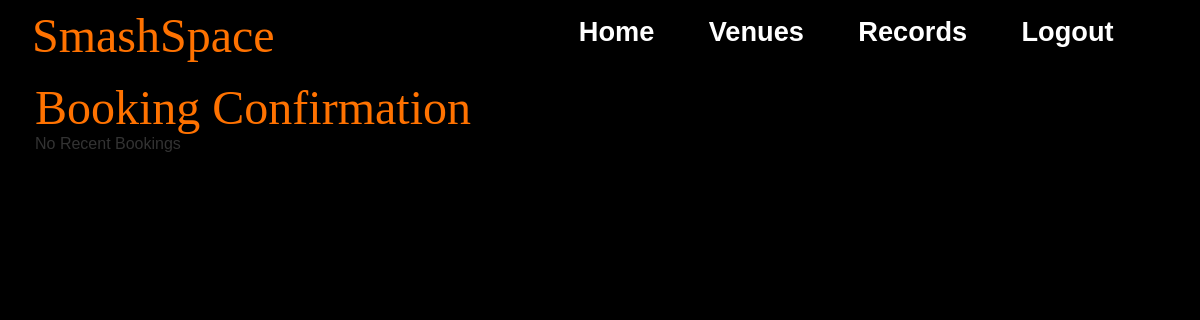
The page /records (signed in) on the database as committed earlier.
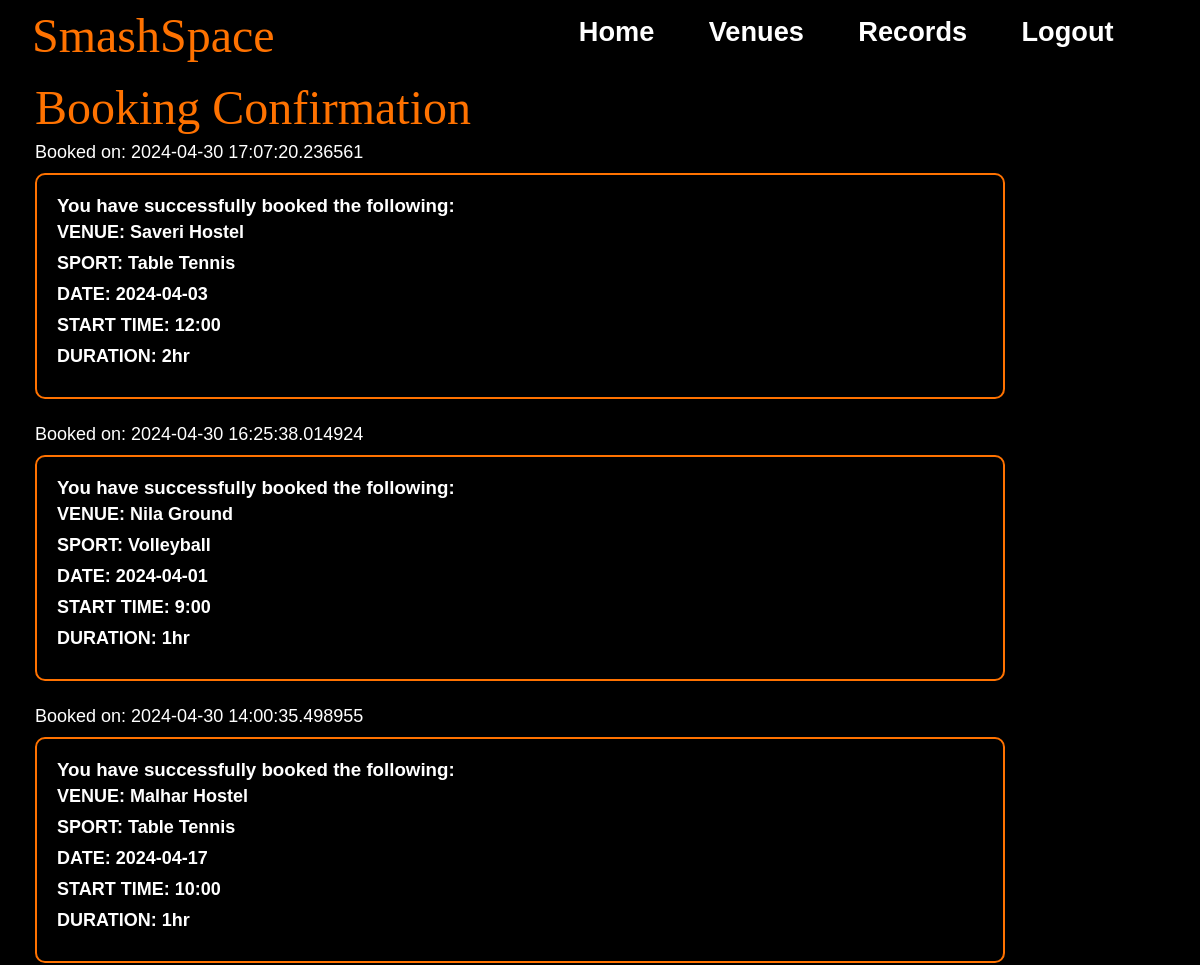
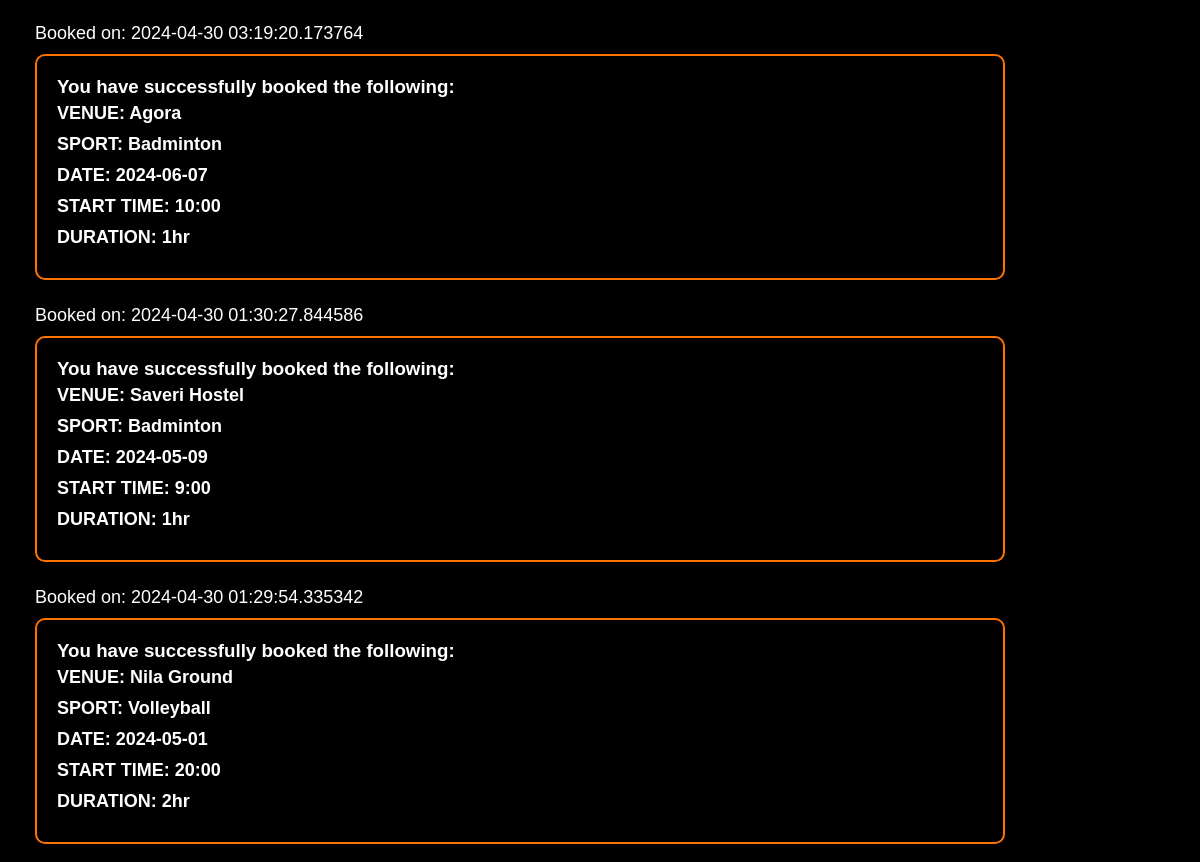
The same page on the database as committed later (2 pictures, top to bottom).
### models.py (models this page shows, shortened)
class BookingLog(db.Model):
    BookingID = db.Column(db.Integer, primary_key=True, autoincrement=True)
    UserID = db.Column(db.Integer, db.ForeignKey('user.UserID'), nullable=False)
    VenueID = db.Column(db.Integer, db.ForeignKey('venue.VenueID'), nullable=False)
    SportID = db.Column(db.Integer, db.ForeignKey('sport.SportID'), nullable=False)
    Slot = db.Column(db.String(10),nullable=False)
    Duration = db.Column(db.String(5),nullable=False)
    Date = db.Column(db.String(20), nullable=False)
    BookingTime = db.Column(db.DateTime, nullable=False, default=lambda: datetime.now(timezone("Asia/Kolkata")))
    User = db.relationship('User', backref='bookings', lazy=True)
    Venue = db.relationship('Venue', backref='bookings', lazy=True)
    Sport = db.relationship('Sport', backref='bookings', lazy=True)
    __table_args__ = (
        UniqueConstraint("UserID",'VenueID', 'SportID', 'Slot', 'Duration', 'Date'),
    )

class Venue(db.Model):
    VenueID = db.Column(db.Integer, primary_key=True, autoincrement = True)
    VenueName = db.Column(db.String(100), nullable=False)
    VenueAddress = db.Column(db.String(500), nullable=False)
    VenueImageURL = db.Column(db.String(200))
    FirstSlot = db.Column(db.Time, nullable = False)
    LastSlot = db.Column(db.Time, nullable = False)
    Sports = db.relationship('Sport', secondary='venue_sport', backref= db.backref('venues', lazy='dynamic'))
    VenueBlog = db.Column(db.String(2000))

class Sport(db.Model):
    SportID = db.Column(db.Integer, primary_key=True, autoincrement=True)
    SportName = db.Column(db.String(100), nullable=False, unique=True)
    SportImageURL= db.Column(db.String(200))

### app.py (the view)
@app.route("/records")
def record():
    logs = BookingLog.query.filter_by(UserID=current_user.get_id()).order_by(desc(BookingLog.BookingTime)).all()
    venues = []
    sports = []
    dates = []
    starts = []
    durations = []
    BookingTimes= []
    for log in logs:
        venue = Venue.query.get(log.VenueID)
        sport = Sport.query.get(log.SportID)
        venues.append(venue)
        sports.append(sport)
        dates.append(log.Date)
        starts.append(log.Slot)
        durations.append(log.Duration)
        BookingTimes.append(log.BookingTime)
    return render_template("Records.html", logs=logs, venues=venues, sports=sports, dates=dates, starts=starts, durations=durations, BookingTimes=BookingTimes)

### app.py (called while the page is built)
@login_manager.user_loader
def load_user(user_id):
    return User.query.get(int(user_id))

### models.py (called while the page is built)
    def get_id(self):
        return str(self.UserID)

### templates/Records.html (shortened to what this page needs)
{% extends 'Base.html' %}
{% block css %}
<link rel="stylesheet" href="/static/css/records.css">
{%endblock%}
{% block content %}
    <p style="color: #ff7200;font-family: fantasy;font-size: 3em;" >Booking Confirmation</p>
    <ul  id = "UL">
        {%if logs == [] %}
            <p>No Recent Bookings</p>
        {%endif%}
        {% for log in logs %}
            <li id = "time">Booked on: {{ BookingTimes[loop.index0] }}</li>
            <div class = "box">
                    <h3 id = "yhs">You have successfully booked the following:</h3>
              <div id = "data">
                <li>VENUE: {{ venues[loop.index0].VenueName }}</li>
                <li>SPORT: {{ sports[loop.index0].SportName }}</li>
                <li>DATE: {{ dates[loop.index0] }}</li>
                <li>START TIME: {{ starts[loop.index0] }}</li>
                <li>DURATION: {{ durations[loop.index0] }}</li>
              </div>
            </div>
            <br>
        {% endfor %}
    </ul>
{%endblock%}

Rows that differ between the two databases and show on the page:
added BookingLog: BookingTime "2024-04-30 17:07:20.236561", Date "2024-04-03", Slot "12:00", Duration "2hr"
now on this page (row unchanged): Venue: VenueName "Saveri Hostel"
now on this page (row unchanged): Sport: SportName "Table Tennis"
added BookingLog: BookingTime "2024-04-30 16:25:38.014924", Date "2024-04-01", Slot "9:00", Duration "1hr"
now on this page (row unchanged): Venue: VenueName "Nila Ground"
now on this page (row unchanged): Sport: SportName "Volleyball"
added BookingLog: BookingTime "2024-04-30 14:00:35.498955", Date "2024-04-17", Slot "10:00", Duration "1hr"
now on this page (row unchanged): Venue: VenueName "Malhar Hostel"
added BookingLog: BookingTime "2024-04-30 03:19:20.173764", Date "2024-06-07", Slot "10:00", Duration "1hr"
now on this page (row unchanged): Venue: VenueName "Agora"
now on this page (row unchanged): Sport: SportName "Badminton"
added BookingLog: BookingTime "2024-04-30 01:30:27.844586", Date "2024-05-09", Slot "9:00", Duration "1hr"
added BookingLog: BookingTime "2024-04-30 01:29:54.335342", Date "2024-05-01", Slot "20:00", Duration "2hr"
Other text that changed with them:
text no longer shown: "No Recent Bookings"
